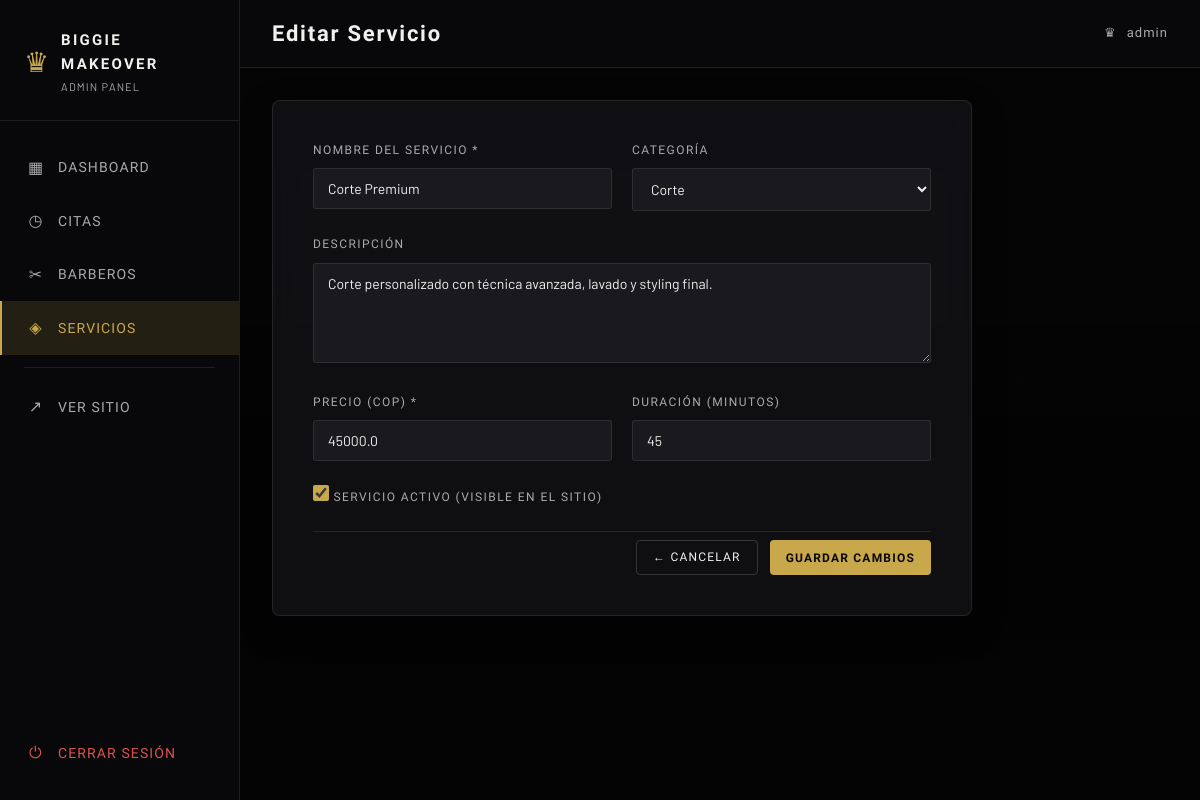
Screenshot of /admin/servicios/1/editar (signed in) with the database file from the repository.
### models/admin_model.py (models this page shows, shortened)
class Admin(UserMixin, db.Model):
    __tablename__ = 'admins'
    id = db.Column(db.Integer, primary_key=True)
    username = db.Column(db.String(80), unique=True, nullable=False)
    email = db.Column(db.String(120), unique=True, nullable=False)
    password_hash = db.Column(db.String(256), nullable=False)

### models/service_model.py (models this page shows, shortened)
class Service(db.Model):
    __tablename__ = 'services'
    id = db.Column(db.Integer, primary_key=True)
    name = db.Column(db.String(100), nullable=False)
    description = db.Column(db.Text)
    price = db.Column(db.Float, nullable=False)
    duration_minutes = db.Column(db.Integer, default=30, nullable=False)
    category = db.Column(db.String(50), default='corte', nullable=False)
    is_active = db.Column(db.Boolean, default=True, nullable=False)
    created_at = db.Column(db.DateTime, default=db.func.current_timestamp())
    updated_at = db.Column(db.DateTime, default=db.func.current_timestamp(), onupdate=db.func.current_timestamp())
    appointments = db.relationship('Appointment', backref='service', lazy='dynamic')

### routes/admin_routes.py (the view, shortened to what this page needs)
@admin_bp.route('/servicios/<int:service_id>/editar', methods=['GET', 'POST'])
@login_required
def edit_service(service_id):
    service = Service.query.get_or_404(service_id)
    return render_template('admin/service_form.html', service=service)

### models/admin_model.py (called while the page is built)
@login_manager.user_loader
def load_user(user_id):
    return Admin.query.get(int(user_id))

### templates/admin/service_form.html (shortened to what this page needs)
{% extends "partials/base_admin.html" %}
{% block page_title %}{% if service %}Editar Servicio{% else %}Nuevo Servicio{% endif %}{% endblock %}
{% block content %}
<div class="form-page">
    <div class="form-card">
        <form method="POST" class="admin-form">
            <div class="form-row">
                <div class="form-group">
                    <label>Nombre del Servicio *</label>
                    <input type="text" name="name" class="form-input"
                        value="{{ service.name if service else '' }}" required placeholder="Ej: Corte Premium">
                </div>
                <div class="form-group">
                    <label>Categoría</label>
                    <select name="category" class="form-input">
                        {% for opt in [('corte','Corte'),('barba','Barba'),('ritual','Ritual'),('tratamiento','Tratamiento')] %}
                        <option value="{{ opt[0] }}" {% if service and service.category == opt[0] %}selected{% endif %}>{{ opt[1] }}</option>
                        {% endfor %}
                    </select>
                </div>
            </div>
            <div class="form-group">
                <label>Descripción</label>
                <textarea name="description" class="form-input form-textarea"
                    placeholder="Descripción del servicio...">{{ service.description if service else '' }}</textarea>
            </div>
            <div class="form-row">
                <div class="form-group">
                    <label>Precio (COP) *</label>
                    <input type="number" name="price" class="form-input"
                        value="{{ service.price if service else '' }}" required placeholder="45000" step="1000">
                </div>
                <div class="form-group">
                    <label>Duración (minutos)</label>
                    <input type="number" name="duration_minutes" class="form-input"
                        value="{{ service.duration_minutes if service else 30 }}" min="10" max="180">
                </div>
            </div>
            {% if service %}
            <div class="form-group form-check">
                <label class="check-label">
                    <input type="checkbox" name="is_active" {% if service.is_active %}checked{% endif %}>
                    <span>Servicio activo (visible en el sitio)</span>
                </label>
            </div>
            {% endif %}
            <div class="form-actions">
                <a href="{{ url_for('admin.services') }}" class="btn-ghost">← Cancelar</a>
                <button type="submit" class="btn-primary">
                    {% if service %}Guardar Cambios{% else %}Crear Servicio{% endif %}
                </button>
            </div>
        </form>
    </div>
</div>
{% endblock %}

### templates/partials/base_admin.html (shortened to what this page needs)
<!DOCTYPE html>
<html lang="es">
<head>
    <link rel="stylesheet" href="{{ url_for('static', filename='css/admin.css') }}">
</head>
<body class="admin-body">
<aside class="sidebar" id="sidebar">
    <div class="sidebar-logo">
        <span class="logo-crown">♛</span>
        <div>
            <span class="logo-main">BIGGIE MAKEOVER</span>
            <span class="logo-sub">Admin Panel</span>
        </div>
    </div>
    <nav class="sidebar-nav">
        <a href="{{ url_for('admin.dashboard') }}" class="nav-item {% if request.endpoint == 'admin.dashboard' %}active{% endif %}">
            <span class="nav-icon">▦</span> Dashboard
        </a>
        <a href="{{ url_for('admin.appointments') }}" class="nav-item {% if request.endpoint in ['admin.appointments', 'admin.update_appointment_status'] %}active{% endif %}">
            <span class="nav-icon">◷</span> Citas
        </a>
        <a href="{{ url_for('admin.barbers') }}" class="nav-item {% if 'barber' in request.endpoint %}active{% endif %}">
            <span class="nav-icon">✂</span> Barberos
        </a>
        <a href="{{ url_for('admin.services') }}" class="nav-item {% if 'service' in request.endpoint %}active{% endif %}">
            <span class="nav-icon">◈</span> Servicios
        </a>
        <div class="nav-divider"></div>
        <a href="{{ url_for('client.index') }}" class="nav-item" target="_blank">
            <span class="nav-icon">↗</span> Ver Sitio
        </a>
        <a href="{{ url_for('admin.logout') }}" class="nav-item nav-logout">
            <span class="nav-icon">⏻</span> Cerrar Sesión
        </a>
    </nav>
</aside>
<div class="admin-main">
    <header class="admin-header">
        <h1 class="page-title">{% block page_title %}Dashboard{% endblock %}</h1>
        <div class="header-user">
            <span class="user-badge">♛</span>
            <span>{{ current_user.username }}</span>
        </div>
    </header>
    <div class="admin-content">
        {% block content %}{% endblock %}
    </div>
</div>
</body>
</html>

### rows the page displays
Admin: username "admin"
Service: name "Corte Premium", category "Corte", description "Corte personalizado con técnica avanzada, lavado y styling final.", price "45000.0", duration_minutes "45", is_active "☑"
